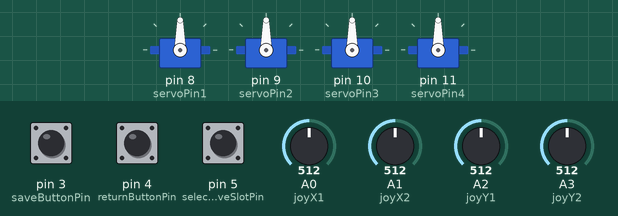
Simulated run of this sketch. Board: Arduino Uno, built with avr-gcc and run on an emulated ATmega328P. Shown: 4 × servo. The inputs (shaded band) are chosen by the test bench; at power-on: A0 (joyX1) = 512, pin 4 (returnButtonPin) HIGH, A1 (joyX2) = 512, A2 (joyY1) = 512, pin 3 (saveButtonPin) HIGH, pin 5 (selectSaveSlotPin) HIGH, A3 (joyY2) = 512. What the sketch prints to the serial monitor is not drawn.

Above: at 1.2 s.
1.3 s: A0 (joyX1) set to 480
At 4.25 s:
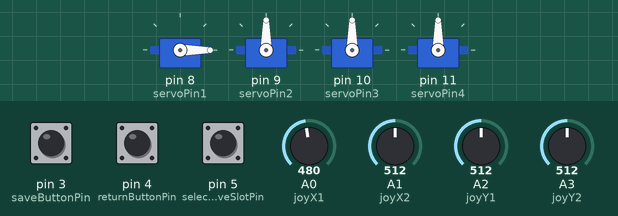
4.3 s: pin 4 (returnButtonPin) pulled LOW for 3.2 s
At 5.0 s:
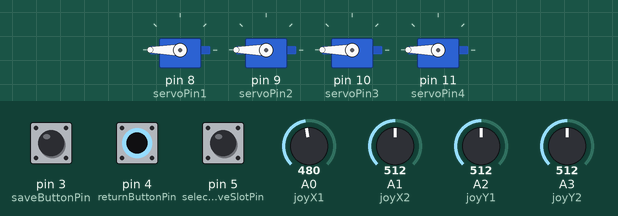
10.5 s: A1 (joyX2) set to 475
13.5 s: A0 (joyX1) set to 502
At 13.5 s:
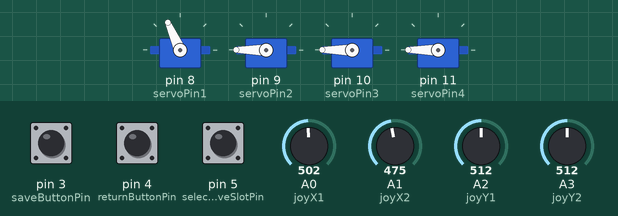
16.5 s: A2 (joyY1) set to 499
19.5 s: A2 (joyY1) set to 483
At 22.73 s:
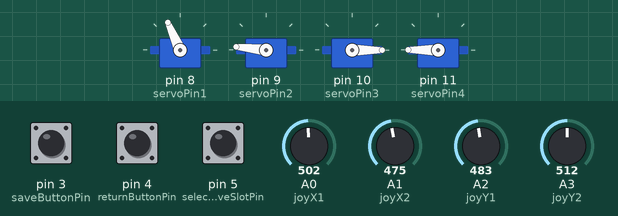
Timing chart, 0 to 25.6 s (numbered marks = the images above; inputs shaded):
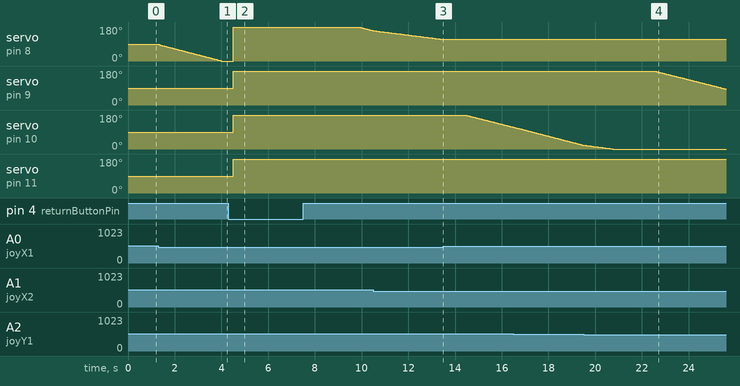

The sketch:

Thifinal.ino
```cpp
#include <Servo.h>
#include <EEPROM.h>

const int joyX1 = A0;
const int joyY1 = A2;
const int joyX2 = A1;
const int joyY2 = A3;
//const int nutPin = 2;
const int servoPin1 = 8;
const int servoPin2 = 9;
const int servoPin3 = 10;
const int servoPin4 = 11;
const int saveButtonPin = 3;  // Nút để lưu góc servo
const int returnButtonPin = 4; // Nút để quay về góc đã lưu
const int selectSaveSlotPin = 5; // Nút để chuyển đổi giữa các bộ góc lưu trữ

//int solandem = 0;
int saveSlot = 1; // Biến để chọn bộ góc lưu trữ
Servo myServo1;
Servo myServo2;
Servo myServo3;
Servo myServo4;

unsigned long previousMillis1 = 0;
unsigned long previousMillis2 = 0;
unsigned long previousMillis3 = 0;
unsigned long previousMillis4 = 0;
int currentServo1 = 90;
int currentServo2 = 90;
int currentServo3 = 90;
int currentServo4 = 90;

void setup() {
  pinMode(joyX1, INPUT);
  pinMode(joyY1, INPUT);
  pinMode(joyX2, INPUT);
  pinMode(joyY2, INPUT);
  pinMode(saveButtonPin, INPUT_PULLUP);
  pinMode(returnButtonPin, INPUT_PULLUP);
  pinMode(selectSaveSlotPin, INPUT_PULLUP);

  myServo1.attach(servoPin1);
  myServo2.attach(servoPin2);
  myServo3.attach(servoPin3);
  myServo4.attach(servoPin4);
  myServo1.write(currentServo1);
  myServo2.write(currentServo2);
  myServo3.write(currentServo3);
  myServo4.write(currentServo4);
  Serial.begin(9600);
}

void loop() {
  int gtJoyX1 = analogRead(joyX1);
  int gtJoyY1 = analogRead(joyY1);
  int gtJoyX2 = analogRead(joyX2);
  int gtJoyY2 = analogRead(joyY2);
  int interval1 = map(gtJoyX1, 0, 1023, 10, 20);
  int interval2 = map(gtJoyY1, 0, 1023, 10, 20);
  int interval3 = map(gtJoyX2, 0, 1023, 10, 20);
  int interval4 = map(gtJoyY2, 0, 1023, 10, 20);
  unsigned long currentMillis1 = millis();
  unsigned long currentMillis2 = millis();
  unsigned long currentMillis3 = millis();
  unsigned long currentMillis4 = millis();
  //int trangthainut = digitalRead(nutpin);
  int saveButtonState = digitalRead(saveButtonPin);
  int returnButtonState = digitalRead(returnButtonPin);
  int selectSaveSlotState = digitalRead(selectSaveSlotPin);
  /*if (trangthainut == HIGH) {
    delay(200);
    trangthainut = digitalRead(nutPin);
    if(trangthainut == LOW) {
      solandem++;
      Serial.print("so lan dem: ");
      Serial.println(solandem);
      if (solandem >= 5) {
        solandem = 1;*/
      //}
    //}
  //}

  // Kiểm tra nút chuyển đổi giữa các bộ góc lưu trữ
  if (selectSaveSlotState == LOW) {
    delay(200); // delay khử nhiễu
    if (digitalRead(selectSaveSlotPin) == LOW) {
      saveSlot = (saveSlot % 3) + 1; // Chuyển đổi giữa 1, 2, và 3
      Serial.print("Selected save slot: ");
      Serial.println(saveSlot);
    }
  }

  // Kiểm tra nút lưu góc servo
  if (saveButtonState == LOW) {
    delay(200); // delay khử nhiễu
    if (digitalRead(saveButtonPin) == LOW) {
      saveServoAngles(saveSlot);
    }
  }

  // Kiểm tra nút quay lại góc đã lưu
  if (returnButtonState == LOW) {
    delay(200); // delay khử nhiễu
    if (digitalRead(returnButtonPin) == LOW) {
      returnToSavedAngles(saveSlot);
    }
  }

  // Điều khiển servo 1 với trục X của joystick 1
  if (gtJoyX1 < 492) {
    if (currentMillis1 - previousMillis1 >= interval1) {
      previousMillis1 = currentMillis1;
      if (currentServo1 > 0) {
        currentServo1--;
        myServo1.write(currentServo1);
        Serial.print(" gtJoyX1: ");
        Serial.print(gtJoyX1);
        Serial.print(" Goc Servo1: ");
        Serial.println(currentServo1);
      }
    }
  } else if (gtJoyX1 > 542) {
    if (currentMillis1 - previousMillis1 >= interval1) {
      previousMillis1 = currentMillis1;
      if (currentServo1 < 180) {
        currentServo1++;
        myServo1.write(currentServo1);
        Serial.print(" gtJoyX1: ");
        Serial.println(gtJoyX1);
        Serial.print(" Goc Servo1: ");
        Serial.println(currentServo1);
      }
    }
  }

  // Điều khiển servo 2 với trục Y của joystick 1
  if (gtJoyY1 < 492) {
    if (currentMillis2 - previousMillis2 >= interval2) {
      previousMillis2 = currentMillis2;
      if (currentServo2 > 0) {
        currentServo2--;
        myServo2.write(currentServo2);
        Serial.print(" gtJoyY1: ");
        Serial.print(gtJoyY1);
        Serial.print(" Goc Servo2: ");
        Serial.println(currentServo2);
      }
    }
  } else if (gtJoyY1 > 542) {
    if (currentMillis2 - previousMillis2 >= interval2) {
      previousMillis2 = currentMillis2;
      if (currentServo2 < 180) {
        currentServo2++;
        myServo2.write(currentServo2);
        Serial.print(" gtJoyY1: ");
        Serial.println(gtJoyY1);
        Serial.print(" Goc Servo2: ");
        Serial.println(currentServo2);
      }
    }
  }

  // Điều khiển servo 3 với trục X của joystick 2
  if (gtJoyX2 < 492) {
    if (currentMillis3 - previousMillis3 >= interval3) {
      previousMillis3 = currentMillis3;
      if (currentServo3 > 0) {
        currentServo3--;
        myServo3.write(currentServo3);
        Serial.print(" gtJoyX2: ");
        Serial.print(gtJoyX2);
        Serial.print(" Goc Servo3: ");
        Serial.println(currentServo3);
      }
    }
  } else if (gtJoyX2 > 542) {
    if (currentMillis3 - previousMillis3 >= interval3) {
      previousMillis3 = currentMillis3;
      if (currentServo3 < 180) {
        currentServo3++;
        myServo3.write(currentServo3);
        Serial.print(" gtJoyX2: ");
        Serial.println(gtJoyX2);
        Serial.print(" Goc Servo3: ");
        Serial.println(currentServo3);
      }
    }
  }

  // Điều khiển servo 4 với trục Y của joystick 2
  if (gtJoyY2 < 492) {
    if (currentMillis4 - previousMillis4 >= interval4) {
      previousMillis4 = currentMillis4;
      if (currentServo4 > 0) {
        currentServo4--;
        myServo4.write(currentServo4);
        Serial.print(" gtJoyY2: ");
        Serial.print(gtJoyY2);
        Serial.print(" Goc Servo4: ");
        Serial.println(currentServo4);
      }
    }
  } else if (gtJoyY2 > 542) {
    if (currentMillis4 - previousMillis4 >= interval4) {
      previousMillis4 = currentMillis4;
      if (currentServo4 < 180) {
        currentServo4++;
        myServo4.write(currentServo4);
        Serial.print(" gtJoyY2: ");
        Serial.println(gtJoyY2);
        Serial.print(" Goc Servo4: ");
        Serial.println(currentServo4);
      }
    }
  }
}

void saveServoAngles(int slot) {
  int addr = (slot - 1) * 4; // Tính địa chỉ bắt đầu cho slot
  EEPROM.write(addr, currentServo1);
  EEPROM.write(addr + 1, currentServo2);
  EEPROM.write(addr + 2, currentServo3);
  EEPROM.write(addr + 3, currentServo4);
  Serial.print("goc Servo duoc luu trong EEPROM:  ");
  Serial.println(slot);
}

void returnToSavedAngles(int slot) {
  int addr = (slot - 1) * 4; // Tính địa chỉ bắt đầu cho slot
  currentServo1 = EEPROM.read(addr);
  currentServo2 = EEPROM.read(addr + 1);
  currentServo3 = EEPROM.read(addr + 2);
  currentServo4 = EEPROM.read(addr + 3);
  myServo1.write(currentServo1);
  myServo2.write(currentServo2);
  myServo3.write(currentServo3);
  myServo4.write(currentServo4);

  Serial.print("góc Servo quay trở về góc :  ");
  Serial.println(slot);
}
```

Measured:
- the behaviour switches between 492 and 491 on A0 (joyX1) (found by bisection; images 0 and 1)
- the behaviour switches between 492 and 491 on A2 (joyY1) (found by bisection; images 3 and 4)
- after the input at 1.3 s, servo on pin 8 (servoPin1): moves from 90° to 0° over 2.7 s, starting at once
- after the input at 4.3 s, servo on pin 9 (servoPin2), servo on pin 10 (servoPin3), servo on pin 11 (servoPin4): 90° → 180° after 0.20 s
- after the input at 13.5 s, servo on pin 8 (servoPin1): stays 114° (without the input it goes to 113° after 0.04 s)
- after the input at 19.5 s, servo on pin 9 (servoPin2): moves from 180° to 84° over 3.0 s, starting after 3.0 s
